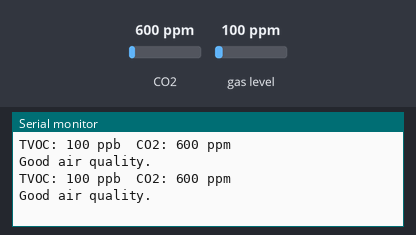
A sketch run on a simulated Arduino Uno, built with avr-gcc and run on an emulated ATmega328P. Parts: the last lines printed to the serial monitor. The inputs (shaded band) are chosen by the test bench; at power-on: CO2 600 ppm, gas level 100 ppm.

Above: at 1.8 s.
1.9 s: CO2 set to 964 ppm
At 2.8 s:
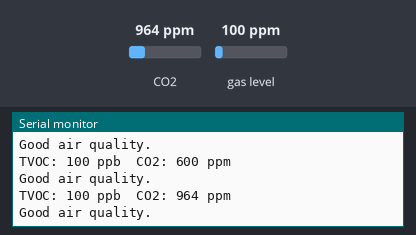
3.4 s: CO2 set to 1033 ppm
At 4.6 s:
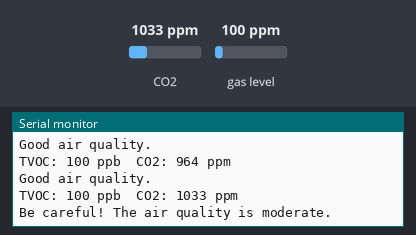
6.5 s: CO2 set to 1957 ppm
At 7.7 s:
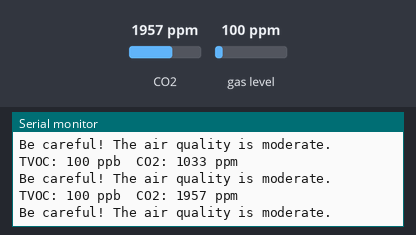
8.0 s: CO2 set to 2037 ppm
At 8.7 s:
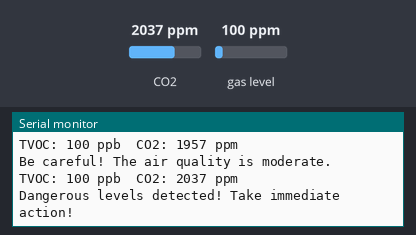
Timing chart, 0 to 11.0 s (numbered marks = the images above; inputs shaded):
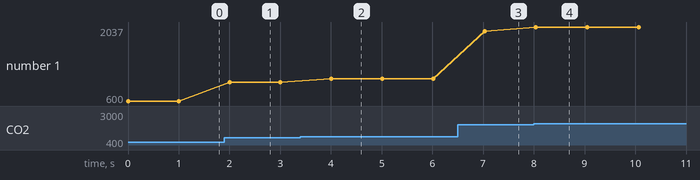

The sketch:

air_quality.ino
```cpp
#include <Wire.h>
#include "Adafruit_SGP30.h"

Adafruit_SGP30 sgp;

void setup() {
  Wire.begin(); // Initialize I2C bus
  Serial.begin(9600);
  while (!Serial) {

  }

  if (!sgp.begin()) {
    Serial.println("Failed to initialize SGP30 sensor. Please check your connections.");
    while (1);
  }
}

void loop() {
  if (!sgp.IAQmeasure()) {
    Serial.println("Failed to read IAQ values from SGP30 sensor");
    return;
  }

  // Read and print the TVOC and eCO2 values
  uint16_t TVOC = sgp.TVOC;
  uint16_t eCO2 = sgp.eCO2;

  Serial.print("TVOC: ");
  Serial.print(TVOC);
  Serial.print(" ppb\tCO2: ");
  Serial.print(eCO2);
  Serial.println(" ppm");

  // Check the values and print appropriate messages
  if (eCO2 >= 2000 || TVOC >= 1000) {
    Serial.println("Dangerous levels detected! Take immediate action!");
  } else if (eCO2 >= 1000 || TVOC >= 500) {
    Serial.println("Be careful! The air quality is moderate.");
  } else {
    Serial.println("Good air quality.");
  }

  delay(1000);
}
```

Measured:
- the behaviour switches between 999 and 1000 ppm on CO2 (found by bisection; images 1 and 2)
- the behaviour switches between 1999 and 2000 ppm on CO2 (found by bisection; images 3 and 4)
- after the input at 1.9 s, the serial monitor: prints a new line after 0.10 s (image 1)
- after the input at 3.4 s, the serial monitor: prints a new line after 0.61 s (image 2)
- after the input at 6.5 s, the serial monitor: prints a new line after 0.53 s (image 3)
- after the input at 8.0 s, the serial monitor: prints a new line at once (image 4)
- plotted number 1: 600 → 964 after the input at 1.9 s, 964 → 1033 after the input at 3.4 s, 1033 → 1957 after the input at 6.5 s, 1957 → 2037 after the input at 8.0 s
